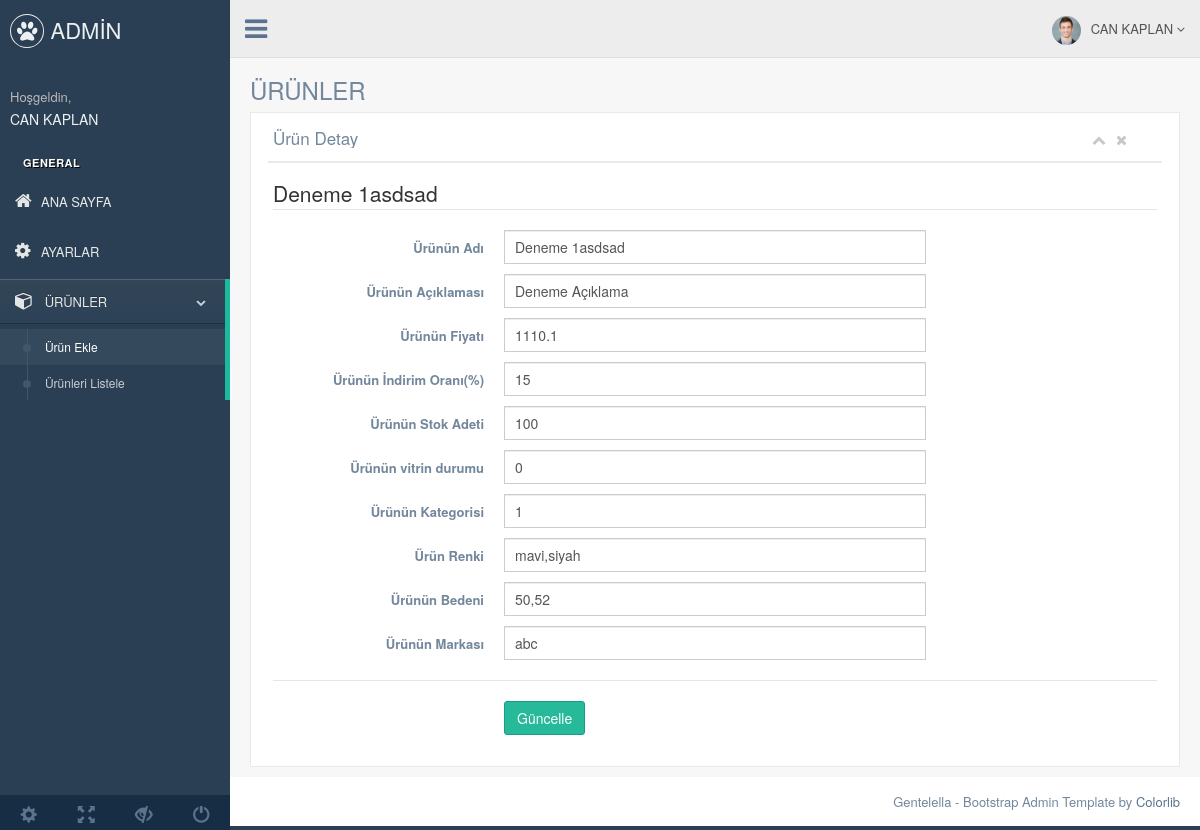
/yonet/UrunDetay.php?id=1 (signed in), run on the app's committed database.
### tables this page shows
CREATE TABLE IF NOT EXISTS `urun` (
  `urun_id` int(11) NOT NULL AUTO_INCREMENT,
  `urun_adi` varchar(150) DEFAULT NULL,
  `urun_aciklama` text,
  `urun_fiyat` double DEFAULT NULL,
  `urun_indirim` int(11) DEFAULT NULL,
  `urun_stok` int(11) DEFAULT NULL,
  `urun_vitrin` tinyint(1) DEFAULT NULL,
  `urun_eklenmetarihi` timestamp NULL DEFAULT CURRENT_TIMESTAMP,
  `urun_kategori_id` int(11) DEFAULT NULL,
  `urun_renk` varchar(200) DEFAULT NULL,
  `urun_beden` varchar(200) DEFAULT NULL,
  `urun_marka` varchar(50) DEFAULT NULL,
  `urun_gosterilme` int(11) DEFAULT NULL,
  PRIMARY KEY (`urun_id`)
);

### yonet/UrunDetay.php (the view, shortened to what this page needs)
<?php
include "Ust.php";
$Urun=$db->prepare("SELECT * FROM urun WHERE urun_id=?");
$Urun->execute(array(intval($_GET['id'])));
$Urun=$Urun->fetch();
?>
        <div class="right_col" role="main">
          <div class="">
            <div class="page-title">
              <div class="title_left">
                <h3>ÜRÜNLER</h3>
              </div>
              </div>
            </div>
            <div class="clearfix"></div>
            <div class="row">
              <div class="col-md-12 col-sm-12 col-xs-12">
                <div class="x_panel">
                  <div class="x_title">
                    <h2>Ürün Detay</h2>
                    <ul class="nav navbar-right panel_toolbox">
                      <li><a class="collapse-link"><i class="fa fa-chevron-up"></i></a>
                      </li>
                      <li><a class="close-link"><i class="fa fa-close"></i></a>
                      </li>
                    </ul>
                    <div class="clearfix"></div>
                  </div>
                  <div class="x_content">
                    <form action="urun_guncelle.php" method="POST" class="form-horizontal form-label-left" novalidate>
                      <span class="section"><?php echo $Urun['urun_adi'] ?></span>
                      <div class="item form-group">
                        <label class="control-label col-md-3 col-sm-3 col-xs-12" for="urun_adi">Ürünün Adı
                        </label>
                        <div class="col-md-6 col-sm-6 col-xs-12">
                          <input class="form-control col-md-7 col-xs-12"  id="urun_adi"  name="urun_adi" value="<?php echo $Urun
                          ['urun_adi'] ?>" placeholder="Buraya ürünün adını giriniz" type="text">
                        </div>
                      </div>
                                            <div class="item form-group">
                        <label class="control-label col-md-3 col-sm-3 col-xs-12" for="urun_aciklama">Ürünün Açıklaması
                        </label>
                        <div class="col-md-6 col-sm-6 col-xs-12">
                          <input class="form-control col-md-7 col-xs-12"  id="urun_aciklama"  name="urun_aciklama" value="<?php echo $Urun
                          ['urun_aciklama'] ?>" placeholder="Buraya ürünün açıklamasını giriniz" type="text">
                        </div>
                      </div>
                                            <div class="item form-group">
                        <label class="control-label col-md-3 col-sm-3 col-xs-12" for="urun_fiyat">Ürünün Fiyatı
                        </label>
                        <div class="col-md-6 col-sm-6 col-xs-12">
                          <input class="form-control col-md-7 col-xs-12"  id="urun_fiyat"  name="urun_fiyat" value="<?php echo $Urun
                          ['urun_fiyat'] ?>" placeholder="Buraya ürünün adını giriniz" type="text">
                        </div>
                      </div>
                      <div class="item form-group">
                        <label class="control-label col-md-3 col-sm-3 col-xs-12" for="urun_indirim">Ürünün İndirim Oranı(%)
                        </label>
                        <div class="col-md-6 col-sm-6 col-xs-12">
                          <input class="form-control col-md-7 col-xs-12"  id="urun_indirim"  name="urun_indirim" value="<?php echo $Urun
                          ['urun_indirim'] ?>" placeholder="Buraya ürünün adını giriniz" type="text">
                        </div>
                      </div>
                      <div class="item form-group">
                        <label class="control-label col-md-3 col-sm-3 col-xs-12" for="urun_stok">Ürünün Stok Adeti
                        </label>
                        <div class="col-md-6 col-sm-6 col-xs-12">
                          <input class="form-control col-md-7 col-xs-12"  id="urun_stok"  name="urun_stok" value="<?php echo $Urun
                          ['urun_stok'] ?>" placeholder="Buraya ürünün stok adedini giriniz" type="text">
                        </div>
                      </div>
                      <div class="item form-group">
                        <label class="control-label col-md-3 col-sm-3 col-xs-12" for="urun_vitrin">Ürünün vitrin durumu
                        </label>
                        <div class="col-md-6 col-sm-6 col-xs-12">
                          <input class="form-control col-md-7 col-xs-12"  id="urun_vitrin"  name="urun_vitrin" value="<?php echo $Urun
                          ['urun_vitrin'] ?>" placeholder="Buraya ürünün vitrin durumunu giriniz" type="text">
                        </div>
                      </div>
                      <div class="item form-group">
                        <label class="control-label col-md-3 col-sm-3 col-xs-12" for="urun_kategori_id">Ürünün Kategorisi
                        </label>
                        <div class="col-md-6 col-sm-6 col-xs-12">
                          <input class="form-control col-md-7 col-xs-12"  id="urun_kategori_id"  name="urun_kategori_id" value="<?php echo $Urun
                          ['urun_kategori_id'] ?>" placeholder="Buraya ürünün adını giriniz" type="text">
                        </div>
                      </div>
                      <div class="item form-group">
                        <label class="control-label col-md-3 col-sm-3 col-xs-12" for="urun_renk">Ürün Renki
                        </label>
                        <div class="col-md-6 col-sm-6 col-xs-12">
                          <input class="form-control col-md-7 col-xs-12"  id="urun_renk"  name="urun_renk" value="<?php echo $Urun
                          ['urun_renk'] ?>" placeholder="Buraya ürünün renkini giriniz" type="text">
                        </div>
                      </div>
                      <div class="item form-group">
                        <label class="control-label col-md-3 col-sm-3 col-xs-12" for="urun_beden">Ürünün Bedeni
                        </label>
                        <div class="col-md-6 col-sm-6 col-xs-12">
                          <input class="form-control col-md-7 col-xs-12"  id="urun_beden"  name="urun_beden" value="<?php echo $Urun
                          ['urun_beden'] ?>" placeholder="Buraya ürünün bedenini giriniz" type="text">
                        </div>
                      </div>
                      <div class="item form-group">
                        <label class="control-label col-md-3 col-sm-3 col-xs-12" for="urun_marka">Ürünün Markası
                        </label>
                        <div class="col-md-6 col-sm-6 col-xs-12">
                          <input class="form-control col-md-7 col-xs-12"  id="urun_marka"  name="urun_marka" value="<?php echo $Urun
                          ['urun_marka'] ?>" placeholder="Buraya ürünün markasını giriniz" type="text">
                        </div>
                      </div>
                      <div class="ln_solid"></div>
                      <div class="form-group">
                        <div class="col-md-6 col-md-offset-3">
                          <button id="send" type="submit" class="btn btn-success"><?php echo ($_GET['id']>0?'Güncelle':'Ekle') ?></button>
                        </div>
                      </div>
                    </form>
                  </div>
                </div>
              </div>
            </div>
          </div>
        </div>
<?php
include "Alt.php";
?>

### data on the page
urun: urun_adi "Deneme 1asdsad", urun_aciklama "Deneme Açıklama", urun_fiyat "1110.1", urun_indirim "15", urun_stok "100", urun_vitrin "0", urun_kategori_id "1", urun_renk "mavi,siyah", urun_beden "50,52", urun_marka "abc"

### other printed values
$_SESSION['kullanici_adsoyad'] "CAN KAPLAN"
